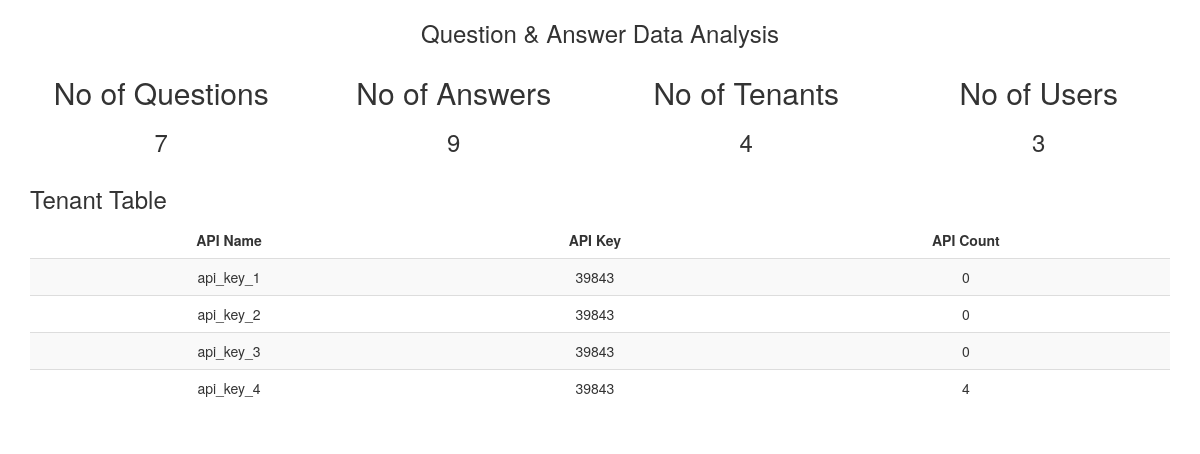
Before: / with the older database file.
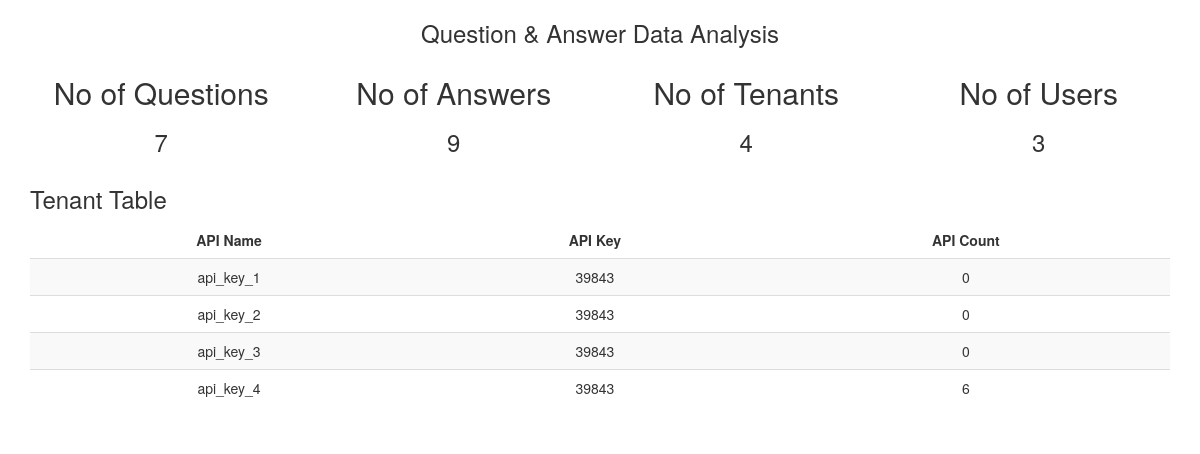
After: the same page with the newer database file.
### api/models.py (models this page shows, shortened)
class Tenant(models.Model):
    name = models.CharField(max_length=100)
    api_key = models.CharField(max_length=100, default=RANDOM_STRING)
    api_count = models.IntegerField(default=0)

### api/views.py (the view)
# urls.py: url(r'^$', views.DashboardView.as_view(), name='default-view')
class DashboardView(ListView):
    model = Tenant
    template_name = 'api/dashboard.html'
    def get_context_data(self, **kwargs):
        context = super(DashboardView, self).get_context_data(**kwargs)
        context['questions'] = models.Question.objects.count()
        context['answers'] = models.Answer.objects.count()
        context['users'] = User.objects.count()
        return context

### templates/api/dashboard.html (shortened to what this page needs)
<!DOCTYPE html>
    <html>
        <head>
            <link rel="stylesheet" href="https://maxcdn.bootstrapcdn.com/bootstrap/3.3.7/css/bootstrap.min.css">
        </head>
        <body>
            <div class="container-fluid">
                <div class="col-md-12 text-center">
                    <h3 class="text-center">Question & Answer Data Analysis</h3>
                    <div class="row">
                        <div class="col-sm-3">
                            <h2>No of Questions</h2>
                            <h3>{{questions}}</h3>
                        </div>
                        <div class="col-sm-3">
                            <h2>No of Answers</h2>
                            <h3>{{answers}}</h3>
                        </div>
                        <div class="col-sm-3">
                            <h2>No of Tenants</h2>
                            <h3>{{object_list.count}}</h3>
                        </div>
                        <div class="col-sm-3">
                            <h2>No of Users</h2>
                            <h3>{{users}}</h3>
                        </div>
                    </div>
                </div>
                <div class="col-md-12">
                    <h3>Tenant Table</h3>
                    <table class="table table-striped text-center">
                        <thead>
                            <tr>
                                <td><strong>API Name</strong></td>
                                <td><strong>API Key</strong></td>
                                <td><strong>API Count</strong></td>
                            </tr>
                        </thead>
                        <tbody>
                            {% for tenant in object_list %}
                            <tr>
                                <td>{{tenant.name}}</td>
                                <td>{{tenant.api_key}}</td>
                                <td>{{tenant.api_count}}</td>
                            </tr>
                            {% endfor %}
                        </tbody>
                    </table>
                </div>
            </div>
        </body>
    </html>

Changed rows visible on the page:
changed Tenant "api_key_4": api_count "4" → "6"
